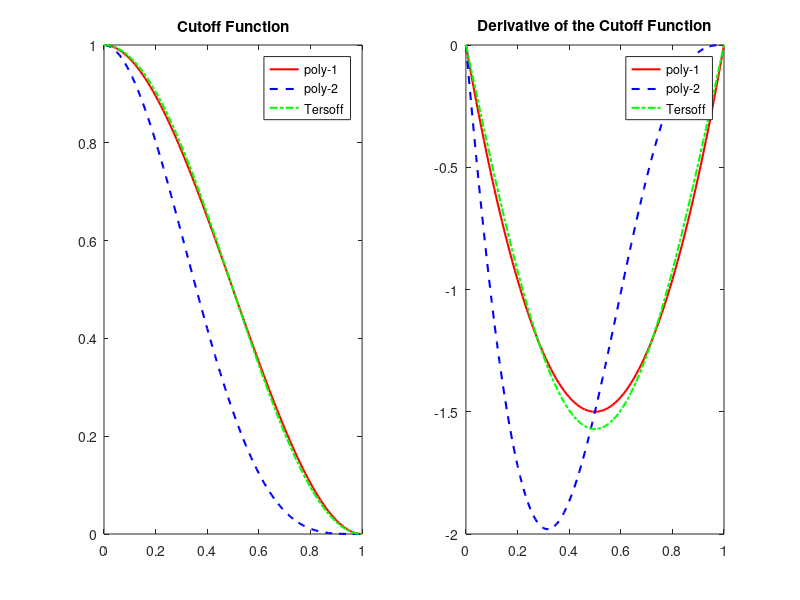

Write the MATLAB code that produced this figure.
clear; close all;
x=0:0.01:1;
f_poly1=1+2*x.^3-3.*x.^2;
f_poly1_derivative=6*x.^2-6*x;
f_poly2=f_poly1.^2;
f_poly2_derivative=2*f_poly1.*f_poly1_derivative;
f_tersoff=0.5+0.5*cos(pi*x);
f_tersoff_derivative=-0.5*pi*sin(pi*x);

figure;
subplot(1,2,1);
plot(x,f_poly1,'r-','linewidth',1.5);hold on;
plot(x,f_poly2,'b--','linewidth',1.5);
plot(x,f_tersoff,'g-.','linewidth',1.5);
legend('poly-1','poly-2','Tersoff');
title('Cutoff Function');

subplot(1,2,2);
plot(x,f_poly1_derivative,'r-','linewidth',1.5);hold on;
plot(x,f_poly2_derivative,'b--','linewidth',1.5);
plot(x,f_tersoff_derivative,'g-.','linewidth',1.5);
legend('poly-1','poly-2','Tersoff');
title('Derivative of the Cutoff Function');




